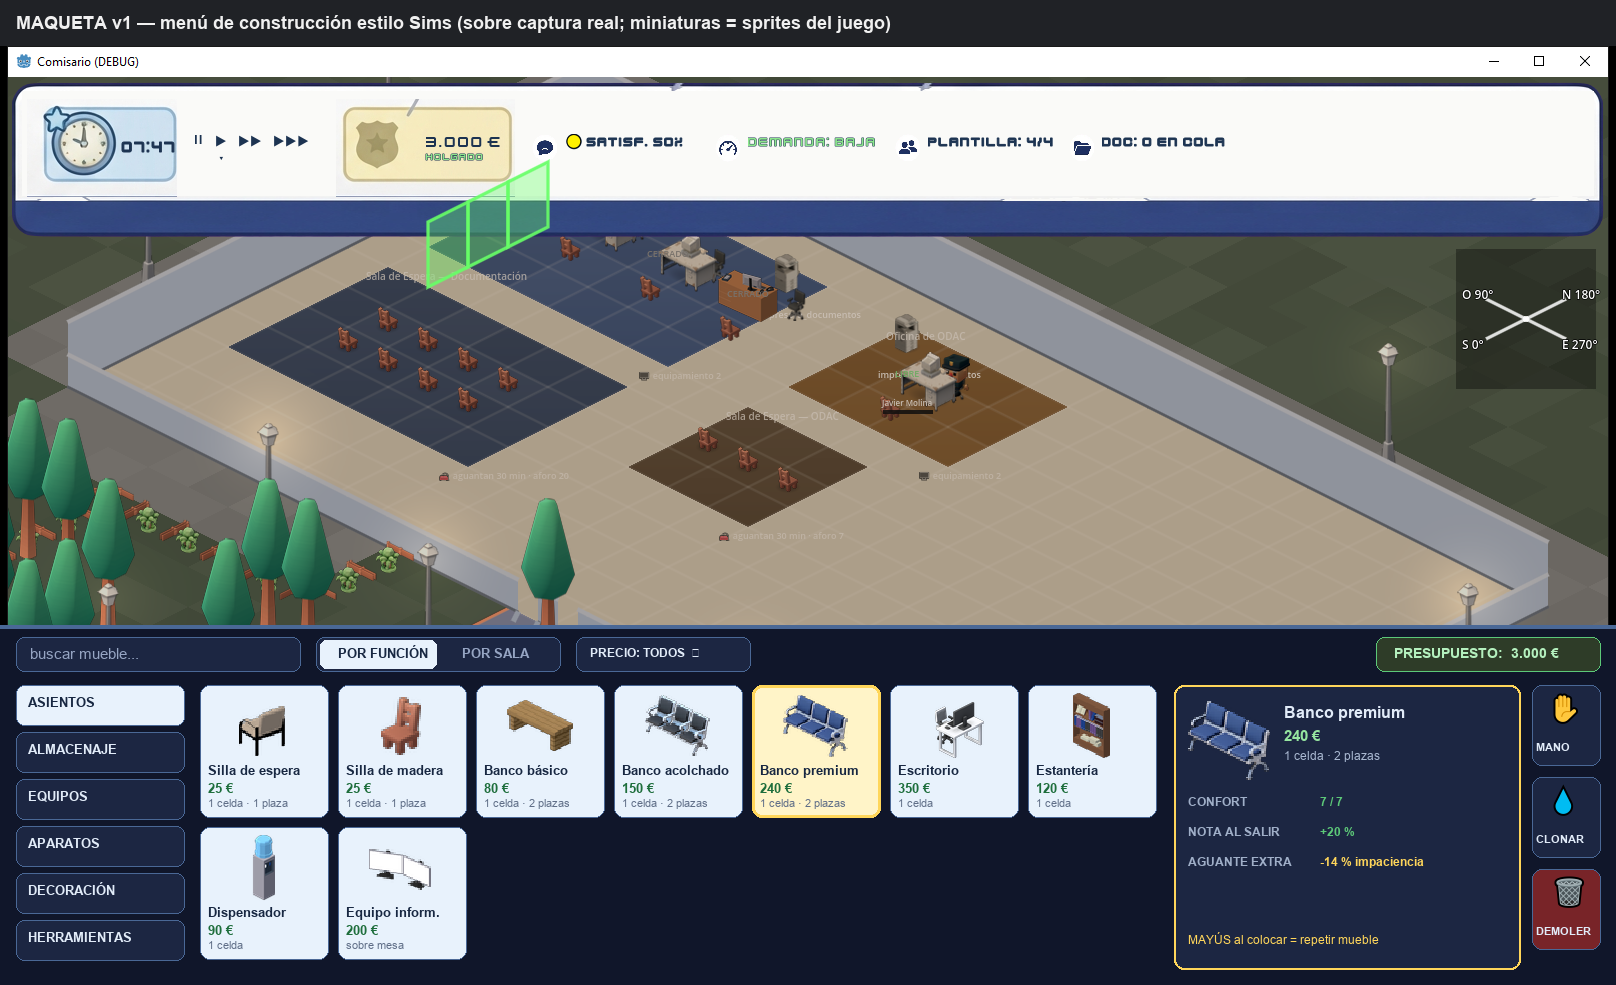

Generate this figure with Python:
# MAQUETA del menú de construcción estilo Sims para Comisario.
# Se monta SOBRE la captura real del juego; miniaturas = sprites reales del catálogo.
# Regla de la casa: NINGÚN texto cortado — todo rótulo se mide y si no cabe, se reduce la fuente.
from PIL import Image, ImageDraw, ImageFont
import os

MOB = r"C:\Users\manur\juego\assets\sprites\mobiliario"
SCRATCH = r"C:\Users\manur\AppData\Local\Temp\claude\C--Users-manur-juego\aad5e0e0-a0be-4878-b068-20ca5cee13c8\scratchpad"

# Paleta calcada del HUD actual (muestreada de la captura)
NAVY = (16, 22, 42)          # fondo de la barra
NAVY_CLARO = (28, 38, 66)    # paneles internos
BORDE = (74, 104, 150)
CARTA = (232, 242, 252)      # tarjeta clara como los botones actuales
CARTA_SEL = (255, 244, 200)  # seleccionada (ámbar suave)
TEXTO_OSC = (24, 40, 66)
TEXTO_CLARO = (225, 235, 248)
VERDE = (92, 200, 120)
ROJO = (235, 90, 90)
AMBAR = (255, 214, 90)

def F(nombre, tam):
    return ImageFont.truetype(rf"C:\Windows\Fonts\{nombre}", tam)

def texto_ajustado(d, xy, txt, fuente_nombre, tam, color, max_w, negrita=True):
    """Dibuja el texto reduciendo la fuente hasta que quepa en max_w. Devuelve la fuente usada."""
    nombre = "arialbd.ttf" if negrita else "arial.ttf"
    while tam > 8:
        f = F(nombre, tam)
        if d.textlength(txt, font=f) <= max_w:
            d.text(xy, txt, font=f, fill=color)
            return f
        tam -= 1
    d.text(xy, txt, font=F(nombre, 8), fill=color)
    return F(nombre, 8)

def miniatura(ruta, lado):
    im = Image.open(ruta).convert("RGBA")
    escala = min(lado / im.width, lado / im.height, 2.0)
    nuevo = (max(1, int(im.width * escala)), max(1, int(im.height * escala)))
    im = im.resize(nuevo, Image.NEAREST if escala >= 1 else Image.LANCZOS)
    marco = Image.new("RGBA", (lado, lado), (0, 0, 0, 0))
    marco.alpha_composite(im, ((lado - im.width) // 2, (lado - im.height) // 2))
    return marco

fondo = Image.open(os.path.join(SCRATCH, "fantasma_arrastre.png")).convert("RGB")
W, H = fondo.size
ALTO_PANEL = 360
Y0 = H - ALTO_PANEL
img = fondo.copy()
d = ImageDraw.Draw(img)

# ── panel base ───────────────────────────────────────────────────────────────
d.rectangle([0, Y0, W, H], fill=NAVY)
d.rectangle([0, Y0, W, Y0 + 3], fill=BORDE)

# ── fila superior: buscador + orden + filtro + presupuesto ───────────────────
y_top = Y0 + 12
d.rounded_rectangle([16, y_top, 300, y_top + 34], 8, fill=NAVY_CLARO, outline=BORDE)
texto_ajustado(d, (30, y_top + 8), "buscar mueble...", "arial", 15, (150, 165, 195), 260, False)
# toggle Sala/Función
d.rounded_rectangle([316, y_top, 560, y_top + 34], 8, fill=NAVY_CLARO, outline=BORDE)
d.rounded_rectangle([320, y_top + 3, 436, y_top + 31], 6, fill=CARTA)
texto_ajustado(d, (338, y_top + 9), "POR FUNCIÓN", "arialbd", 13, TEXTO_OSC, 95)
texto_ajustado(d, (462, y_top + 9), "POR SALA", "arialbd", 13, (150, 165, 195), 90)
# filtro precio
d.rounded_rectangle([576, y_top, 750, y_top + 34], 8, fill=NAVY_CLARO, outline=BORDE)
texto_ajustado(d, (590, y_top + 9), "PRECIO: TODOS  \u25BE", "arialbd", 12, TEXTO_CLARO, 150)
# presupuesto (siempre visible)
d.rounded_rectangle([W - 240, y_top, W - 16, y_top + 34], 8, fill=(46, 60, 40), outline=VERDE)
texto_ajustado(d, (W - 222, y_top + 8), "PRESUPUESTO:  3.000 €", "arialbd", 14, (180, 240, 190), 200)

# ── columna izquierda: categorías por función ────────────────────────────────
x_cat, y_cat = 16, Y0 + 60
CATS = [("\U0001FA91", "ASIENTOS", True), ("\U0001F5C4", "ALMACENAJE", False),
        ("\U0001F4BB", "EQUIPOS", False), ("\u2615", "APARATOS", False),
        ("\U0001F33F", "DECORACIÓN", False), ("\U0001F6E0", "HERRAMIENTAS", False)]
for i, (icono, nombre, activa) in enumerate(CATS):
    y = y_cat + i * 47
    d.rounded_rectangle([x_cat, y, x_cat + 168, y + 40], 8,
                        fill=CARTA if activa else NAVY_CLARO, outline=BORDE)
    texto_ajustado(d, (x_cat + 12, y + 10), nombre, "arialbd", 13,
                   TEXTO_OSC if activa else TEXTO_CLARO, 145)

# ── rejilla central de tarjetas (3 filas visibles, nada de 2 filas de los Sims) ─
objetos = [
    ("silla_espera_0.png", "Silla de espera", "25 €", "1 celda · 1 plaza", False),
    ("comodidad_silla_espera_madera_0.png", "Silla de madera", "25 €", "1 celda · 1 plaza", False),
    ("comodidad_banco_espera_basico_0.png", "Banco básico", "80 €", "1 celda · 2 plazas", False),
    ("comodidad_banco_espera_medio_0.png", "Banco acolchado", "150 €", "1 celda · 2 plazas", False),
    ("comodidad_banco_espera_pro_0.png", "Banco premium", "240 €", "1 celda · 2 plazas", True),
    ("comodidad_escritorio_trabajo_0.png", "Escritorio", "350 €", "1 celda", False),
    ("comodidad_estanteria_suelta_0.png", "Estantería", "120 €", "1 celda", False),
    ("comodidad_dispensador_agua_0.png", "Dispensador", "90 €", "1 celda", False),
    ("comodidad_equipo_informatico_0.png", "Equipo inform.", "200 €", "sobre mesa", False),
]
x_g, y_g = 200, Y0 + 60
CW, CH, GAP = 128, 132, 10
por_fila = 7
for i, (png, nombre, precio, huella, sel) in enumerate(objetos):
    cx = x_g + (i % por_fila) * (CW + GAP)
    cy = y_g + (i // por_fila) * (CH + GAP)
    d.rounded_rectangle([cx, cy, cx + CW, cy + CH], 10,
                        fill=CARTA_SEL if sel else CARTA,
                        outline=AMBAR if sel else BORDE, width=3 if sel else 1)
    ruta = os.path.join(MOB, png)
    if os.path.exists(ruta):
        img.paste(miniatura(ruta, 66), (cx + (CW - 66) // 2, cy + 8),
                  miniatura(ruta, 66))
    texto_ajustado(d, (cx + 8, cy + 78), nombre, "arialbd", 13, TEXTO_OSC, CW - 16)
    texto_ajustado(d, (cx + 8, cy + 96), precio, "arialbd", 13, (30, 110, 60), CW - 16)
    texto_ajustado(d, (cx + 8, cy + 112), huella, "arial", 11, (95, 110, 135), CW - 16, False)

# ── ficha del seleccionado (derecha) ─────────────────────────────────────────
x_f = x_g + por_fila * (CW + GAP) + 8
d.rounded_rectangle([x_f, Y0 + 60, W - 96, H - 16], 10, fill=NAVY_CLARO, outline=AMBAR, width=2)
fx = x_f + 14
ruta_sel = os.path.join(MOB, "comodidad_banco_espera_pro_0.png")
img.paste(miniatura(ruta_sel, 84), (fx, Y0 + 74), miniatura(ruta_sel, 84))
texto_ajustado(d, (fx + 96, Y0 + 78), "Banco premium", "arialbd", 16, TEXTO_CLARO, 165)
texto_ajustado(d, (fx + 96, Y0 + 102), "240 €", "arialbd", 15, (150, 230, 160), 100)
texto_ajustado(d, (fx + 96, Y0 + 124), "1 celda · 2 plazas", "arial", 12, (170, 185, 210), 165, False)
stats = [("CONFORT", "7 / 7", VERDE), ("NOTA AL SALIR", "+20 %", VERDE), ("AGUANTE EXTRA", "-14 % impaciencia", AMBAR)]
for i, (k, v, c) in enumerate(stats):
    y = Y0 + 170 + i * 30
    texto_ajustado(d, (fx, y), k, "arialbd", 12, (160, 175, 200), 120)
    texto_ajustado(d, (fx + 132, y), v, "arialbd", 12, c, 130)
texto_ajustado(d, (fx, H - 52), "MAYÚS al colocar = repetir mueble", "arial", 12, AMBAR, 250, False)

# ── herramientas (columna derecha) ───────────────────────────────────────────
tools = [("\u270B", "MANO", NAVY_CLARO), ("\U0001F4A7", "CLONAR", NAVY_CLARO), ("\U0001F5D1", "DEMOLER", (120, 36, 40))]
for i, (icono, nombre, color) in enumerate(tools):
    y = Y0 + 60 + i * 92
    d.rounded_rectangle([W - 84, y, W - 16, y + 80], 10, fill=color, outline=BORDE)
    f_i = F("seguiemj.ttf", 28) if os.path.exists(r"C:\Windows\Fonts\seguiemj.ttf") else F("arial.ttf", 26)
    d.text((W - 66, y + 12), icono, font=f_i, fill=TEXTO_CLARO, embedded_color=True)
    texto_ajustado(d, (W - 80, y + 56), nombre, "arialbd", 11, TEXTO_CLARO, 60)

# ── cinta de título de la maqueta ────────────────────────────────────────────
lienzo = Image.new("RGB", (W, H + 46), (32, 34, 38))
dl = ImageDraw.Draw(lienzo)
dl.text((16, 12), "MAQUETA v1 — menú de construcción estilo Sims (sobre captura real; miniaturas = sprites del juego)",
        font=F("arialbd.ttf", 18), fill=(240, 240, 240))
lienzo.paste(img, (0, 46))
lienzo.save(os.path.join(SCRATCH, "maqueta_menu.png"))
print("OK", lienzo.size)
